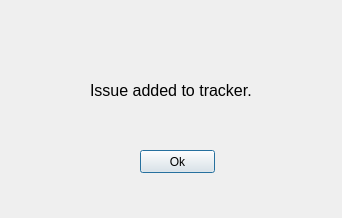
<?xml version="1.0" encoding="UTF-8"?>
<ui version="4.0">
 <class>updateD</class>
 <widget class="QDialog" name="updateD">
  <property name="geometry">
   <rect>
    <x>0</x>
    <y>0</y>
    <width>342</width>
    <height>218</height>
   </rect>
  </property>
  <property name="windowTitle">
   <string>Dialog</string>
  </property>
  <widget class="QPushButton" name="pushButton">
   <property name="geometry">
    <rect>
     <x>140</x>
     <y>150</y>
     <width>75</width>
     <height>23</height>
    </rect>
   </property>
   <property name="text">
    <string>Ok</string>
   </property>
  </widget>
  <widget class="QLabel" name="label">
   <property name="geometry">
    <rect>
     <x>90</x>
     <y>70</y>
     <width>171</width>
     <height>41</height>
    </rect>
   </property>
   <property name="font">
    <font>
     <pointsize>12</pointsize>
    </font>
   </property>
   <property name="text">
    <string>Issue added to tracker.</string>
   </property>
  </widget>
 </widget>
 <resources/>
 <connections/>
</ui>
